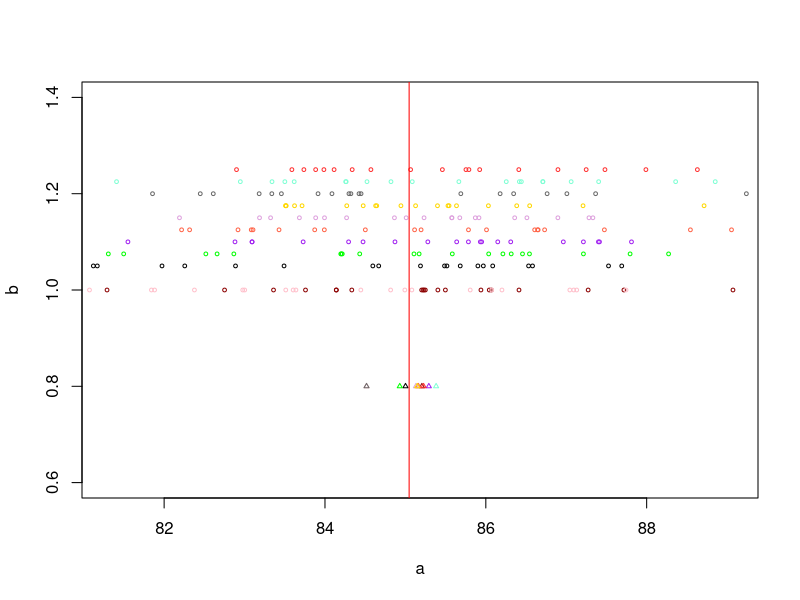

Source code (R):
means_simulated <- vector(mode = "numeric", length = 11)

a <- rnorm(20,85,2)
b <- rep(1,20)
means_simulated[1] <- mean(a)
plot(a, b, cex = .5, col = "dark red")
points(x = mean(a), y = 0.8, pch = 24, cex = 0.5, col = "dark red")

a <- rnorm(20,85,2)
b <- rep(1,20)
means_simulated[2] <- mean(a)
points(a, b, cex = .5, col = "pink")
points(x = mean(a), y = 0.8, pch = 24, cex = 0.5, col = "pink")

a=rnorm(20,85,2)
b=rep(1.05,20)
means_simulated[3]=mean(a)
points(a, b, cex = .5, col="black")
points(x = mean(a), y = 0.8, pch = 24, cex = 0.5, col = "black")

a=rnorm(20,85,2)
b=rep(1.075,20)
means_simulated[4]=mean(a)
points(a, b, cex = .5, col = "green")
points(x = mean(a), y = 0.8, pch = 24, cex = 0.5, col = "green")

a=rnorm(20,85,2)
b=rep(1.1,20)
means_simulated[5]=mean(a)
points(a, b, cex = .5, col = "purple")
points(x = mean(a), y = 0.8, pch = 24, cex = 0.5, col = "purple")

a=rnorm(20,85,2)
b=rep(1.125,20)
means_simulated[6]=mean(a)
points(a, b, cex = .5, col = "tomato")
points(x = mean(a), y = 0.8, pch = 24, cex = 0.5, col = "tomato")

a=rnorm(20,85,2)
b=rep(1.15,20)
means_simulated[7]=mean(a)
points(a, b, cex = .5, col = "plum")
points(x = mean(a), y = 0.8, pch = 24, cex = 0.5, col = "plum")

a=rnorm(20,85,2)
b=rep(1.175,20)
means_simulated[8]=mean(a)
points(a, b, cex = .5, col = "gold")
points(x = mean(a), y = 0.8, pch = 24, cex = 0.5, col = "gold")

a=rnorm(20,85,2)
b=rep(1.2,20)
means_simulated[9]=mean(a)
points(a, b, cex = .5, col = "dimgrey")
points(x = mean(a), y = 0.8, pch = 24, cex = 0.5, col = "dimgrey")

a=rnorm(20,85,2)
b=rep(1.225,20)
means_simulated[10]=mean(a)
points(a, b, cex = .5, col = "aquamarine")
points(x = mean(a), y = 0.8, pch = 24, cex = 0.5, col = "aquamarine")

a=rnorm(20,85,2)
b=rep(1.25,20)
means_simulated[11]=mean(a)
points(a, b, cex = .5, col = "firebrick1")
points(x = mean(a), y = 0.8, pch = 24, cex = 0.5, col = "firebrick1")

mean(means_simulated)

abline(v = mean(means_simulated), col = "red")